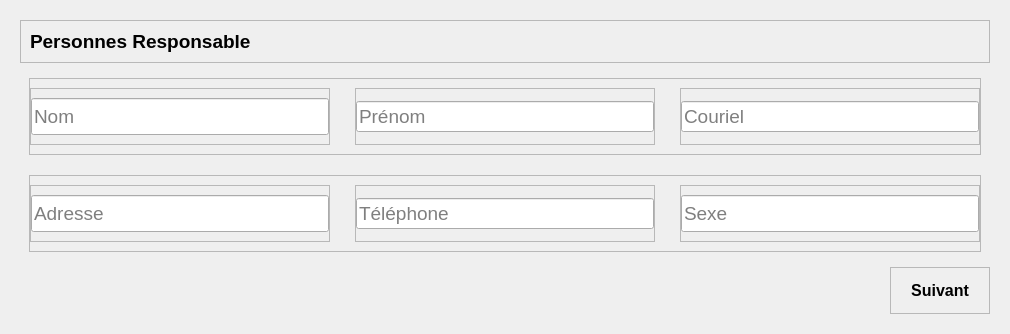
                     <widget class="QWidget" name="responsable_info">
                      <attribute name="title">
                       <string>Tab 2</string>
                      </attribute>
                      <layout class="QVBoxLayout" name="verticalLayout_55">
                       <item alignment="Qt::AlignHCenter|Qt::AlignTop">
                        <widget class="QWidget" name="widget_4" native="true">
                         <property name="minimumSize">
                          <size>
                           <width>800</width>
                           <height>0</height>
                          </size>
                         </property>
                         <layout class="QVBoxLayout" name="verticalLayout_41">
                          <item>
                           <widget class="QFrame" name="frame_29">
                            <property name="frameShape">
                             <enum>QFrame::StyledPanel</enum>
                            </property>
                            <property name="frameShadow">
                             <enum>QFrame::Raised</enum>
                            </property>
                            <layout class="QVBoxLayout" name="verticalLayout_66">
                             <item>
                              <widget class="QLabel" name="label_15">
                               <property name="font">
                                <font>
                                 <pointsize>14</pointsize>
                                 <weight>75</weight>
                                 <bold>true</bold>
                                </font>
                               </property>
                               <property name="text">
                                <string>Personnes Responsable</string>
                               </property>
                              </widget>
                             </item>
                            </layout>
                           </widget>
                          </item>
                          <item alignment="Qt::AlignHCenter|Qt::AlignTop">
                           <widget class="QWidget" name="widget_5" native="true">
                            <property name="minimumSize">
                             <size>
                              <width>800</width>
                              <height>0</height>
                             </size>
                            </property>
                            <layout class="QVBoxLayout" name="verticalLayout_42">
                             <property name="spacing">
                              <number>20</number>
                             </property>
                             <item>
                              <widget class="QFrame" name="frame_30">
                               <property name="minimumSize">
                                <size>
                                 <width>300</width>
                                 <height>0</height>
                                </size>
                               </property>
                               <property name="frameShape">
                                <enum>QFrame::StyledPanel</enum>
                               </property>
                               <property name="frameShadow">
                                <enum>QFrame::Raised</enum>
                               </property>
                               <layout class="QHBoxLayout" name="horizontalLayout_28">
                                <property name="spacing">
                                 <number>25</number>
                                </property>
                                <property name="leftMargin">
                                 <number>0</number>
                                </property>
                                <property name="rightMargin">
                                 <number>0</number>
                                </property>
                                <item>
                                 <widget class="QFrame" name="frame_31">
                                  <property name="minimumSize">
                                   <size>
                                    <width>300</width>
                                    <height>0</height>
                                   </size>
                                  </property>
                                  <property name="frameShape">
                                   <enum>QFrame::StyledPanel</enum>
                                  </property>
                                  <property name="frameShadow">
                                   <enum>QFrame::Raised</enum>
                                  </property>
                                  <layout class="QVBoxLayout" name="verticalLayout_43">
                                   <property name="leftMargin">
                                    <number>0</number>
                                   </property>
                                   <property name="rightMargin">
                                    <number>0</number>
                                   </property>
                                   <item>
                                    <widget class="QLineEdit" name="nom_responsable">
                                     <property name="minimumSize">
                                      <size>
                                       <width>0</width>
                                       <height>37</height>
                                      </size>
                                     </property>
                                     <property name="font">
                                      <font>
                                       <pointsize>14</pointsize>
                                      </font>
                                     </property>
                                     <property name="placeholderText">
                                      <string>Nom</string>
                                     </property>
                                    </widget>
                                   </item>
                                  </layout>
                                 </widget>
                                </item>
                                <item>
                                 <widget class="QFrame" name="frame_32">
                                  <property name="minimumSize">
                                   <size>
                                    <width>300</width>
                                    <height>0</height>
                                   </size>
                                  </property>
                                  <property name="frameShape">
                                   <enum>QFrame::StyledPanel</enum>
                                  </property>
                                  <property name="frameShadow">
                                   <enum>QFrame::Raised</enum>
                                  </property>
                                  <layout class="QVBoxLayout" name="verticalLayout_44">
                                   <property name="leftMargin">
                                    <number>0</number>
                                   </property>
                                   <property name="rightMargin">
                                    <number>0</number>
                                   </property>
                                   <item>
                                    <widget class="QLineEdit" name="prenom_responsable">
                                     <property name="font">
                                      <font>
                                       <pointsize>14</pointsize>
                                      </font>
                                     </property>
                                     <property name="placeholderText">
                                      <string>Prénom</string>
                                     </property>
                                    </widget>
                                   </item>
                                  </layout>
                                 </widget>
                                </item>
                                <item>
                                 <widget class="QFrame" name="frame_33">
                                  <property name="minimumSize">
                                   <size>
                                    <width>300</width>
                                    <height>0</height>
                                   </size>
                                  </property>
                                  <property name="frameShape">
                                   <enum>QFrame::StyledPanel</enum>
                                  </property>
                                  <property name="frameShadow">
                                   <enum>QFrame::Raised</enum>
                                  </property>
                                  <layout class="QVBoxLayout" name="verticalLayout_45">
                                   <property name="leftMargin">
                                    <number>0</number>
                                   </property>
                                   <property name="rightMargin">
                                    <number>0</number>
                                   </property>
                                   <item>
                                    <widget class="QLineEdit" name="email_responsable">
                                     <property name="font">
                                      <font>
                                       <pointsize>14</pointsize>
                                       <weight>50</weight>
                                       <bold>false</bold>
                                      </font>
                                     </property>
                                     <property name="placeholderText">
                                      <string>Couriel</string>
                                     </property>
                                    </widget>
                                   </item>
                                  </layout>
                                 </widget>
                                </item>
                               </layout>
                              </widget>
                             </item>
                             <item>
                              <widget class="QFrame" name="frame_34">
                               <property name="frameShape">
                                <enum>QFrame::StyledPanel</enum>
                               </property>
                               <property name="frameShadow">
                                <enum>QFrame::Raised</enum>
                               </property>
                               <layout class="QHBoxLayout" name="horizontalLayout_29">
                                <property name="spacing">
                                 <number>25</number>
                                </property>
                                <property name="leftMargin">
                                 <number>0</number>
                                </property>
                                <property name="rightMargin">
                                 <number>0</number>
                                </property>
                                <item>
                                 <widget class="QFrame" name="frame_35">
                                  <property name="minimumSize">
                                   <size>
                                    <width>300</width>
                                    <height>0</height>
                                   </size>
                                  </property>
                                  <property name="frameShape">
                                   <enum>QFrame::StyledPanel</enum>
                                  </property>
                                  <property name="frameShadow">
                                   <enum>QFrame::Raised</enum>
                                  </property>
                                  <layout class="QVBoxLayout" name="verticalLayout_46">
                                   <property name="leftMargin">
                                    <number>0</number>
                                   </property>
                                   <property name="rightMargin">
                                    <number>0</number>
                                   </property>
                                   <item>
                                    <widget class="QLineEdit" name="adresse_responsable">
                                     <property name="minimumSize">
                                      <size>
                                       <width>0</width>
                                       <height>37</height>
                                      </size>
                                     </property>
                                     <property name="maximumSize">
                                      <size>
                                       <width>16777215</width>
                                       <height>37</height>
                                      </size>
                                     </property>
                                     <property name="font">
                                      <font>
                                       <pointsize>14</pointsize>
                                      </font>
                                     </property>
                                     <property name="placeholderText">
                                      <string>Adresse</string>
                                     </property>
                                    </widget>
                                   </item>
                                  </layout>
                                 </widget>
                                </item>
                                <item>
                                 <widget class="QFrame" name="frame_36">
                                  <property name="minimumSize">
                                   <size>
                                    <width>300</width>
                                    <height>0</height>
                                   </size>
                                  </property>
                                  <property name="frameShape">
                                   <enum>QFrame::StyledPanel</enum>
                                  </property>
                                  <property name="frameShadow">
                                   <enum>QFrame::Raised</enum>
                                  </property>
                                  <layout class="QVBoxLayout" name="verticalLayout_47">
                                   <property name="leftMargin">
                                    <number>0</number>
                                   </property>
                                   <property name="rightMargin">
                                    <number>0</number>
                                   </property>
                                   <item>
                                    <widget class="QLineEdit" name="telephone_responsable">
                                     <property name="font">
                                      <font>
                                       <pointsize>14</pointsize>
                                      </font>
                                     </property>
                                     <property name="placeholderText">
                                      <string>Téléphone</string>
                                     </property>
                                    </widget>
                                   </item>
                                  </layout>
                                 </widget>
                                </item>
                                <item>
                                 <widget class="QFrame" name="frame_37">
                                  <property name="minimumSize">
                                   <size>
                                    <width>300</width>
                                    <height>0</height>
                                   </size>
                                  </property>
                                  <property name="frameShape">
                                   <enum>QFrame::StyledPanel</enum>
                                  </property>
                                  <property name="frameShadow">
                                   <enum>QFrame::Raised</enum>
                                  </property>
                                  <layout class="QHBoxLayout" name="horizontalLayout_30">
                                   <property name="leftMargin">
                                    <number>0</number>
                                   </property>
                                   <property name="rightMargin">
                                    <number>0</number>
                                   </property>
                                   <item>
                                    <widget class="QLineEdit" name="sexe_responsable">
                                     <property name="minimumSize">
                                      <size>
                                       <width>200</width>
                                       <height>37</height>
                                      </size>
                                     </property>
                                     <property name="font">
                                      <font>
                                       <pointsize>14</pointsize>
                                       <weight>50</weight>
                                       <bold>false</bold>
                                      </font>
                                     </property>
                                     <property name="placeholderText">
                                      <string>Sexe</string>
                                     </property>
                                    </widget>
                                   </item>
                                  </layout>
                                 </widget>
                                </item>
                               </layout>
                              </widget>
                             </item>
                            </layout>
                           </widget>
                          </item>
                          <item alignment="Qt::AlignRight">
                           <widget class="QFrame" name="frame_46">
                            <property name="frameShape">
                             <enum>QFrame::StyledPanel</enum>
                            </property>
                            <property name="frameShadow">
                             <enum>QFrame::Raised</enum>
                            </property>
                            <layout class="QVBoxLayout" name="verticalLayout_54">
                             <item>
                              <widget class="QPushButton" name="suivant_2">
                               <property name="font">
                                <font>
                                 <pointsize>12</pointsize>
                                 <weight>75</weight>
                                 <bold>true</bold>
                                </font>
                               </property>
                               <property name="cursor">
                                <cursorShape>PointingHandCursor</cursorShape>
                               </property>
                               <property name="text">
                                <string>Suivant</string>
                               </property>
                               <property name="flat">
                                <bool>true</bool>
                               </property>
                              </widget>
                             </item>
                            </layout>
                           </widget>
                          </item>
                         </layout>
                        </widget>
                       </item>
                      </layout>
                     </widget>
